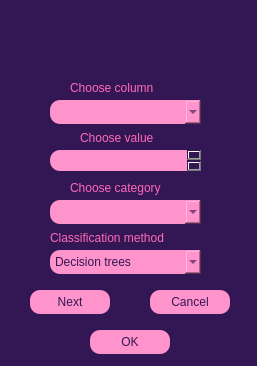
<?xml version="1.0" encoding="UTF-8"?>
<ui version="4.0">
 <class>Dialog</class>
 <widget class="QDialog" name="Dialog">
  <property name="geometry">
   <rect>
    <x>0</x>
    <y>0</y>
    <width>257</width>
    <height>366</height>
   </rect>
  </property>
  <property name="windowTitle">
   <string>Dialog</string>
  </property>
  <property name="styleSheet">
   <string notr="true">background-color: rgb(51, 23, 84);</string>
  </property>
  <widget class="QLabel" name="label">
   <property name="geometry">
    <rect>
     <x>90</x>
     <y>10</y>
     <width>61</width>
     <height>51</height>
    </rect>
   </property>
   <property name="text">
    <string/>
   </property>
   <property name="pixmap">
    <pixmap>mine_data_logo.png</pixmap>
   </property>
   <property name="scaledContents">
    <bool>true</bool>
   </property>
  </widget>
  <widget class="QLabel" name="label_2">
   <property name="geometry">
    <rect>
     <x>70</x>
     <y>80</y>
     <width>101</width>
     <height>16</height>
    </rect>
   </property>
   <property name="styleSheet">
    <string notr="true">font: 600 11pt &quot;Bahnschrift SemiBold&quot;;
color: rgb(255, 105, 185);</string>
   </property>
   <property name="text">
    <string>Choose column</string>
   </property>
  </widget>
  <widget class="QComboBox" name="column_combo">
   <property name="geometry">
    <rect>
     <x>50</x>
     <y>100</y>
     <width>151</width>
     <height>24</height>
    </rect>
   </property>
   <property name="styleSheet">
    <string notr="true">background-color:rgb(255, 147, 203);
	border-radius:10px;
	border-style:outset;
color: rgb(51, 23, 84);</string>
   </property>
  </widget>
  <widget class="QLabel" name="label_3">
   <property name="geometry">
    <rect>
     <x>80</x>
     <y>130</y>
     <width>101</width>
     <height>16</height>
    </rect>
   </property>
   <property name="styleSheet">
    <string notr="true">font: 600 11pt &quot;Bahnschrift SemiBold&quot;;
color: rgb(255, 105, 185);</string>
   </property>
   <property name="text">
    <string>Choose value</string>
   </property>
  </widget>
  <widget class="QLabel" name="label_4">
   <property name="geometry">
    <rect>
     <x>70</x>
     <y>180</y>
     <width>111</width>
     <height>16</height>
    </rect>
   </property>
   <property name="styleSheet">
    <string notr="true">font: 600 11pt &quot;Bahnschrift SemiBold&quot;;
color: rgb(255, 105, 185);</string>
   </property>
   <property name="text">
    <string>Choose category</string>
   </property>
  </widget>
  <widget class="QPlainTextEdit" name="value_edit">
   <property name="geometry">
    <rect>
     <x>50</x>
     <y>150</y>
     <width>151</width>
     <height>21</height>
    </rect>
   </property>
   <property name="styleSheet">
    <string notr="true">background-color:rgb(255, 147, 203);
	border-radius:10px;
	border-style:outset;
color: rgb(51, 23, 84);</string>
   </property>
  </widget>
  <widget class="QComboBox" name="category_combo">
   <property name="geometry">
    <rect>
     <x>50</x>
     <y>200</y>
     <width>151</width>
     <height>24</height>
    </rect>
   </property>
   <property name="styleSheet">
    <string notr="true">background-color:rgb(255, 147, 203);
	border-radius:10px;
	border-style:outset;
color: rgb(51, 23, 84);</string>
   </property>
  </widget>
  <widget class="QPushButton" name="ok">
   <property name="geometry">
    <rect>
     <x>90</x>
     <y>330</y>
     <width>80</width>
     <height>24</height>
    </rect>
   </property>
   <property name="styleSheet">
    <string notr="true">QPushButton{
	background-color:rgb(255, 147, 203);
	border-radius:10px;
	border-style:outset;
	color: rgb(51, 23, 84);
}
QPushButton:hover {
            background-color: rgb(246, 252, 126);
        }
QPushButton:focus {
            background-color: rgb(90, 71, 173);
        }
</string>
   </property>
   <property name="text">
    <string>OK</string>
   </property>
  </widget>
  <widget class="QPushButton" name="next_button">
   <property name="geometry">
    <rect>
     <x>30</x>
     <y>290</y>
     <width>80</width>
     <height>24</height>
    </rect>
   </property>
   <property name="styleSheet">
    <string notr="true">QPushButton{
	background-color:rgb(255, 147, 203);
	border-radius:10px;
	border-style:outset;
	color: rgb(51, 23, 84);
}
QPushButton:hover {
            background-color: rgb(246, 252, 126);
        }
QPushButton:focus {
            background-color: rgb(90, 71, 173);
        }
</string>
   </property>
   <property name="text">
    <string>Next</string>
   </property>
  </widget>
  <widget class="QPushButton" name="cancel_button">
   <property name="geometry">
    <rect>
     <x>150</x>
     <y>290</y>
     <width>80</width>
     <height>24</height>
    </rect>
   </property>
   <property name="styleSheet">
    <string notr="true">QPushButton{
	background-color:rgb(255, 147, 203);
	border-radius:10px;
	border-style:outset;
	color: rgb(51, 23, 84);
}
QPushButton:hover {
            background-color: rgb(246, 252, 126);
        }
QPushButton:focus {
            background-color: rgb(90, 71, 173);
        }
</string>
   </property>
   <property name="text">
    <string>Cancel</string>
   </property>
  </widget>
  <widget class="QComboBox" name="method_combo">
   <property name="geometry">
    <rect>
     <x>50</x>
     <y>250</y>
     <width>151</width>
     <height>24</height>
    </rect>
   </property>
   <property name="styleSheet">
    <string notr="true">background-color:rgb(255, 147, 203);
	border-radius:10px;
	border-style:outset;
color: rgb(51, 23, 84);</string>
   </property>
   <item>
    <property name="text">
     <string>Decision trees</string>
    </property>
   </item>
   <item>
    <property name="text">
     <string>Random forest</string>
    </property>
   </item>
  </widget>
  <widget class="QLabel" name="label_5">
   <property name="geometry">
    <rect>
     <x>50</x>
     <y>230</y>
     <width>151</width>
     <height>16</height>
    </rect>
   </property>
   <property name="styleSheet">
    <string notr="true">font: 600 11pt &quot;Bahnschrift SemiBold&quot;;
color: rgb(255, 105, 185);</string>
   </property>
   <property name="text">
    <string>Classification method</string>
   </property>
  </widget>
 </widget>
 <resources/>
 <connections/>
</ui>
